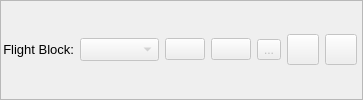
      <widget class="QFrame" name="frame_fb">
       <property name="frameShape">
        <enum>QFrame::StyledPanel</enum>
       </property>
       <property name="frameShadow">
        <enum>QFrame::Raised</enum>
       </property>
       <layout class="QGridLayout" name="gridLayout">
        <property name="leftMargin">
         <number>2</number>
        </property>
        <property name="topMargin">
         <number>2</number>
        </property>
        <property name="rightMargin">
         <number>2</number>
        </property>
        <property name="bottomMargin">
         <number>2</number>
        </property>
        <item row="0" column="0">
         <layout class="QHBoxLayout" name="horizontalLayout_2" stretch="0,1,0,0,0,0,0,0">
          <item>
           <widget class="QLabel" name="label_29">
            <property name="enabled">
             <bool>true</bool>
            </property>
            <property name="font">
             <font>
              <pointsize>10</pointsize>
             </font>
            </property>
            <property name="text">
             <string>Flight Block:</string>
            </property>
            <property name="alignment">
             <set>Qt::AlignRight|Qt::AlignTrailing|Qt::AlignVCenter</set>
            </property>
           </widget>
          </item>
          <item>
           <widget class="QComboBox" name="comboBox_FlightBlock">
            <property name="enabled">
             <bool>false</bool>
            </property>
            <property name="palette">
             <palette>
              <active>
               <colorrole role="WindowText">
                <brush brushstyle="SolidPattern">
                 <color alpha="255">
                  <red>0</red>
                  <green>0</green>
                  <blue>0</blue>
                 </color>
                </brush>
               </colorrole>
              </active>
              <inactive>
               <colorrole role="WindowText">
                <brush brushstyle="SolidPattern">
                 <color alpha="255">
                  <red>0</red>
                  <green>0</green>
                  <blue>0</blue>
                 </color>
                </brush>
               </colorrole>
              </inactive>
              <disabled>
               <colorrole role="WindowText">
                <brush brushstyle="SolidPattern">
                 <color alpha="255">
                  <red>120</red>
                  <green>120</green>
                  <blue>120</blue>
                 </color>
                </brush>
               </colorrole>
              </disabled>
             </palette>
            </property>
            <property name="font">
             <font>
              <pointsize>10</pointsize>
              <weight>75</weight>
              <bold>true</bold>
             </font>
            </property>
           </widget>
          </item>
          <item>
           <widget class="QPushButton" name="pushButton_AddFlightBlock">
            <property name="enabled">
             <bool>false</bool>
            </property>
            <property name="toolTip">
             <string>Add new flight block</string>
            </property>
            <property name="text">
             <string/>
            </property>
            <property name="icon">
             <iconset resource="resources.qrc">
              <normaloff>:/plugins/pflip_uav_pafyc/icons/edit_add.png</normaloff>:/plugins/pflip_uav_pafyc/icons/edit_add.png</iconset>
            </property>
            <property name="iconSize">
             <size>
              <width>24</width>
              <height>24</height>
             </size>
            </property>
           </widget>
          </item>
          <item>
           <widget class="QPushButton" name="pushButton_RemoveFlightBlock">
            <property name="enabled">
             <bool>false</bool>
            </property>
            <property name="toolTip">
             <string>Remove selected flight block</string>
            </property>
            <property name="text">
             <string/>
            </property>
            <property name="icon">
             <iconset resource="resources.qrc">
              <normaloff>:/plugins/pflip_uav_pafyc/icons/edit_remove.png</normaloff>:/plugins/pflip_uav_pafyc/icons/edit_remove.png</iconset>
            </property>
            <property name="iconSize">
             <size>
              <width>24</width>
              <height>24</height>
             </size>
            </property>
           </widget>
          </item>
          <item>
           <widget class="QToolButton" name="toolButton_Planning">
            <property name="enabled">
             <bool>false</bool>
            </property>
            <property name="toolTip">
             <string>Process</string>
            </property>
            <property name="text">
             <string>...</string>
            </property>
            <property name="icon">
             <iconset resource="resources.qrc">
              <normaloff>:/plugins/pflip_uav_pafyc/icons/processing.png</normaloff>:/plugins/pflip_uav_pafyc/icons/processing.png</iconset>
            </property>
            <property name="iconSize">
             <size>
              <width>24</width>
              <height>24</height>
             </size>
            </property>
           </widget>
          </item>
          <item>
           <widget class="QToolButton" name="toolButton_CopyParameter">
            <property name="enabled">
             <bool>false</bool>
            </property>
            <property name="toolTip">
             <string>Copy parameters to new flight block</string>
            </property>
            <property name="text">
             <string/>
            </property>
            <property name="icon">
             <iconset resource="resources.qrc">
              <normaloff>:/plugins/pflip_uav_pafyc/icons/reload.png</normaloff>:/plugins/pflip_uav_pafyc/icons/reload.png</iconset>
            </property>
            <property name="iconSize">
             <size>
              <width>24</width>
              <height>24</height>
             </size>
            </property>
           </widget>
          </item>
          <item>
           <widget class="QToolButton" name="toolButton_ViewTableFlightBlock">
            <property name="enabled">
             <bool>false</bool>
            </property>
            <property name="toolTip">
             <string>View table flight block</string>
            </property>
            <property name="text">
             <string/>
            </property>
            <property name="icon">
             <iconset resource="resources.qrc">
              <normaloff>:/plugins/pflip_uav_pafyc/icons/7days.png</normaloff>:/plugins/pflip_uav_pafyc/icons/7days.png</iconset>
            </property>
            <property name="iconSize">
             <size>
              <width>24</width>
              <height>24</height>
             </size>
            </property>
           </widget>
          </item>
          <item>
           <spacer name="horizontalSpacer">
            <property name="orientation">
             <enum>Qt::Horizontal</enum>
            </property>
            <property name="sizeHint" stdset="0">
             <size>
              <width>3</width>
              <height>20</height>
             </size>
            </property>
           </spacer>
          </item>
         </layout>
        </item>
       </layout>
      </widget>
